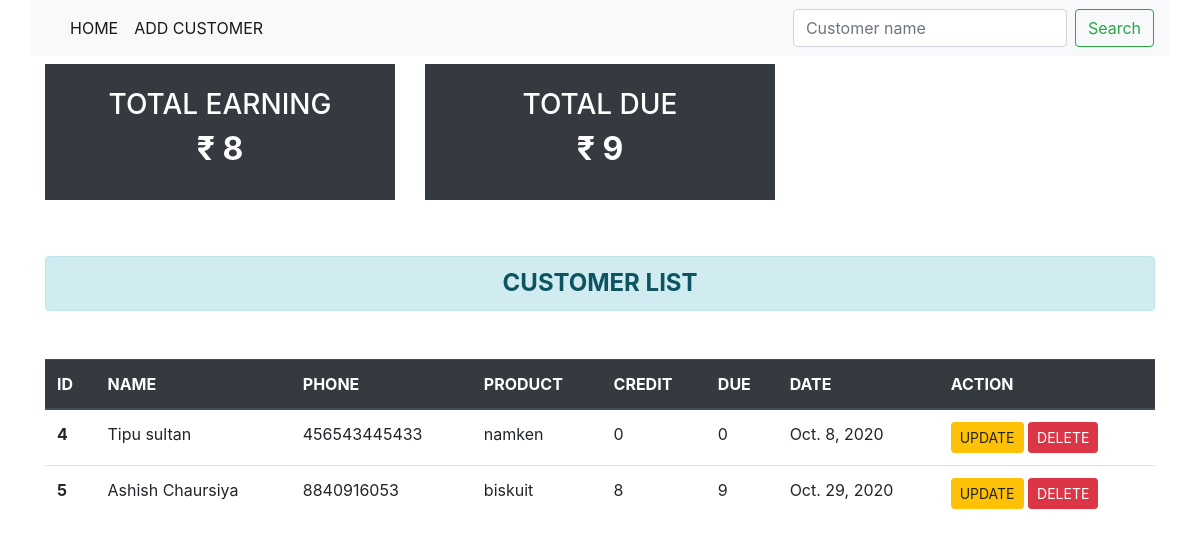
The page / on the database its author committed.
### instapp/models.py (models this page shows, shortened)
class Customer(models.Model):
    name=models.CharField(max_length=100)
    credit=models.PositiveIntegerField(default=0)
    due=models.PositiveIntegerField(default=0)
    phone=models.PositiveIntegerField()
    product=models.CharField(max_length=200,default='')
    date=models.DateField(auto_now_add=True)

### instapp/views.py (the view)
# urls.py: 2. Add a URL to urlpatterns:  path('', views.home, name='home')
def home(request):
    data=Customer.objects.all()
    credit_sum=0
    due_sum=0
    for i in data:
        credit_sum=credit_sum+i.credit
        due_sum=due_sum+i.due
    if request.method=="POST":
        fm=customerRegister(request.POST)
        if fm.is_valid():
            fm.save()
        fm=customerRegister()
        return render(request,"index.html",{"form":fm,'data':data,'add':'dfrtg'})
    else:
        fm=customerRegister()
    return render(request,"index.html",{"form":fm,'data':data,"credit":credit_sum,'due':due_sum})

### instapp/forms.py
class customerRegister(forms.ModelForm):
    class Meta:
        model=Customer
        fields=['name','phone','product','credit','due']
        widgets={
            'name':forms.TextInput(attrs={'class':'form-control'}),
            'phone':forms.NumberInput(attrs={'class':'form-control','min':'10'}),
            'product':forms.TextInput(attrs={'class':'form-control'}),
            'credit':forms.NumberInput(attrs={'class':'form-control'}),
            'due':forms.NumberInput(attrs={'class':'form-control'}),
        }

### templates/index.html (shortened to what this page needs)
<!doctype html>
<html lang="en">
  <head>
    <link rel="stylesheet" href="https://stackpath.bootstrapcdn.com/bootstrap/4.5.2/css/bootstrap.min.css">
  </head>
  <body>
    {% block body %}
    <nav class="navbar navbar-expand-lg navbar-light bg-light container">
      <div class="collapse navbar-collapse" id="navbarSupportedContent">
        <ul class="navbar-nav mr-auto">
          <li class="nav-item active">
            <a class="nav-link" href="/">HOME </a>
          </li>
          <li class="nav-item active">
            <a class="nav-link" href="{% url 'add' %}">ADD CUSTOMER </a>
          </li>
        </ul>
        <form action="{% url 'search' %}" class="form-inline my-2 my-lg-0">
          <input class="form-control mr-sm-2" type="search" placeholder="Customer name" aria-label="Search" name="search">
          <button class="btn btn-outline-success my-2 my-sm-0" type="submit">Search</button>
        </form>
      </div>
    </nav>
    <div class="container">
      <div class="row">
        <div class="col-lg-4 py-2">
          <div class="bg-dark text-center p-4">
            <h3 class="text-white">TOTAL EARNING</h3>
            <h2 class="text-white"><b> &#8377; {{credit}}</b></h2>
          </div>
        </div>
        <div class="col-lg-4 py-2">
          <div class="bg-dark text-center p-4">
            <h3 class="text-white">TOTAL DUE</h3>
            <h2 class="text-white"><b> &#8377; {{due}}</b></h2>
          </div>
        </div>
      </div>
    </div>
    <div class="container py-5">
        <div class="row">
          <div class="col-lg-12">
            <h4 class="text-center alert alert-info mb-5"><b>CUSTOMER LIST</b> </h4>
            {% if data %}
            <table class="table table-hover table-responsive-sm my-2">
              <thead class="thead-dark">
                <tr>
                  <th scope="col">ID</th>
                  <th scope="col">NAME</th>
                  <th scope="col">PHONE</th>
                  <th scope="col">PRODUCT</th>
                  <th scope="col">CREDIT</th>
                  <th scope="col">DUE</th>
                  <th scope="col">DATE</th>
                  <th scope="col">ACTION</th>
                </tr>
              </thead>
              <tbody>
                {% for info in data %}
                <tr>
                  <th scope="row">{{info.id}}</th>
                  <td>{{info.name}}</td>
                  <td>{{info.phone}}</td>
                  <td>{{info.product}}</td>
                  <td>{{info.credit}}</td>
                  <td>{{info.due}}</td>
                  <td>{{info.date}}</td>
                  <td>
                    <form action="{% url 'update' info.id %}" method="POST" class="d-inline">
                      <input type="submit" value="UPDATE" class="btn btn-warning btn-sm">
                    </form>
                    <button type="button" class="btn btn-danger btn-sm" data-toggle="modal" data-target="#exampleModal">
                      DELETE
                    </button>
                  </td>
                </tr>
                {% endfor%}
              </tbody>
            </table>
            {% else %}
            <h4 class="text-center alert alert-warning"> NO RECORD</h4>
            {% endif %}
          </div>
        </div>
    </div>
      {% endblock %}
  </body>
</html>

### rows shown on the page
Customer: id "4", name "Tipu sultan", phone "456543445433", product "namken", credit "0", due "0", date "Oct. 8, 2020"
Customer: id "5", name "Ashish Chaursiya", phone "8840916053", product "biskuit", credit "8", due "9", date "Oct. 29, 2020"

### other values the page prints
{{ credit }} "8"
{{ due }} "9"
